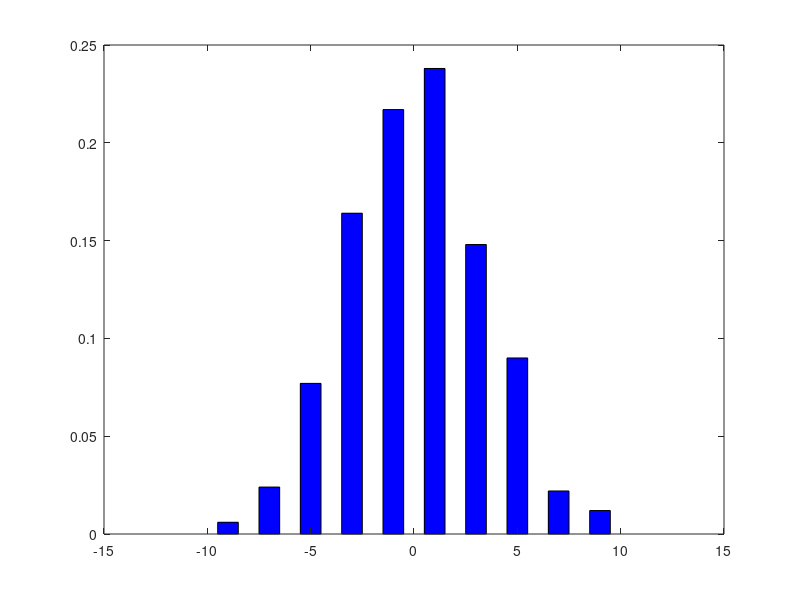

Here is the MATLAB script that generated this plot:
p = 0.5;
k = 10;
n = 1000;
final = [];
rights = [];

for j = 0: n
  poz = 0;
  steps = [];
  done = false;
  right = 0;
  for i = 0: k
    rng = rand();
    if rng >= 1 - p
      poz++;
      steps = [steps, poz];
      if done == false
        right++;
      endif
    else
      poz--;
      done = true;
      steps = [steps, poz];
    endif
  endfor
  final = [final, poz];
  rights = [rights, right];
endfor

N=histc(final,-k:k);
averageRight = mean(rights);
bar(-k:k, N/n, 'hist', 'FaceColor', 'b' );